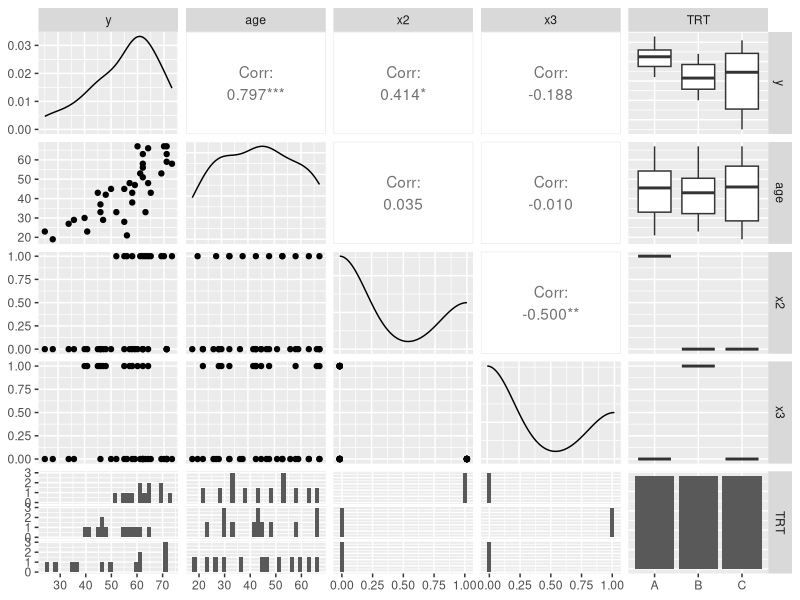
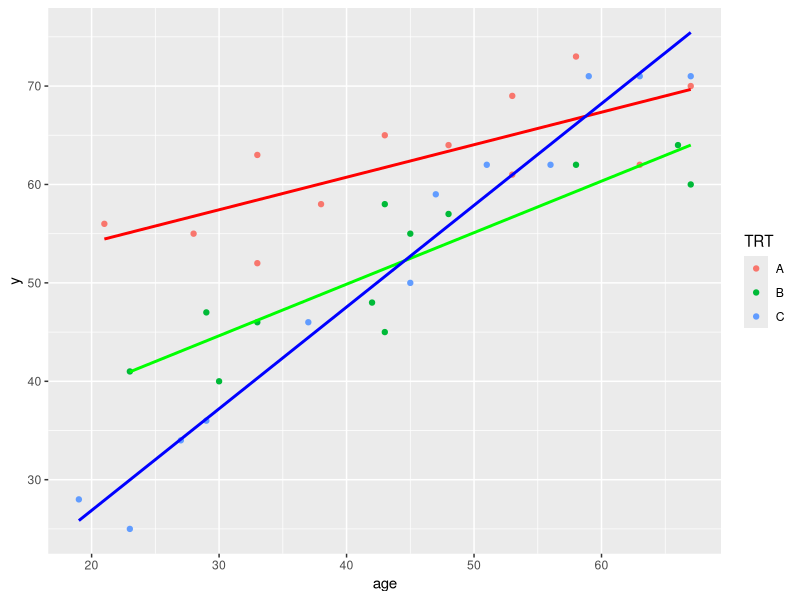

These figures' R source, in order:
dataset = read.csv('depression.csv')
library(GGally)
ggpairs(dataset)
library(ggplot2)
library(dplyr)
x1 = filter(dataset, TRT == 'A')
x2 = filter(dataset, TRT == 'B')
x3 = filter(dataset, TRT == 'C')
ggplot() + 
  geom_point(aes(x = age, y = y, color = TRT), data = dataset) +
  geom_smooth(aes(x = age, y = y), data = x1, color = 'red', method = 'lm', se = FALSE) +
  geom_smooth(aes(x = age, y = y), data = x2, color = 'green', method = 'lm', se = FALSE) +
  geom_smooth(aes(x = age, y = y), data = x3, color = 'blue', method = 'lm', se = FALSE)

